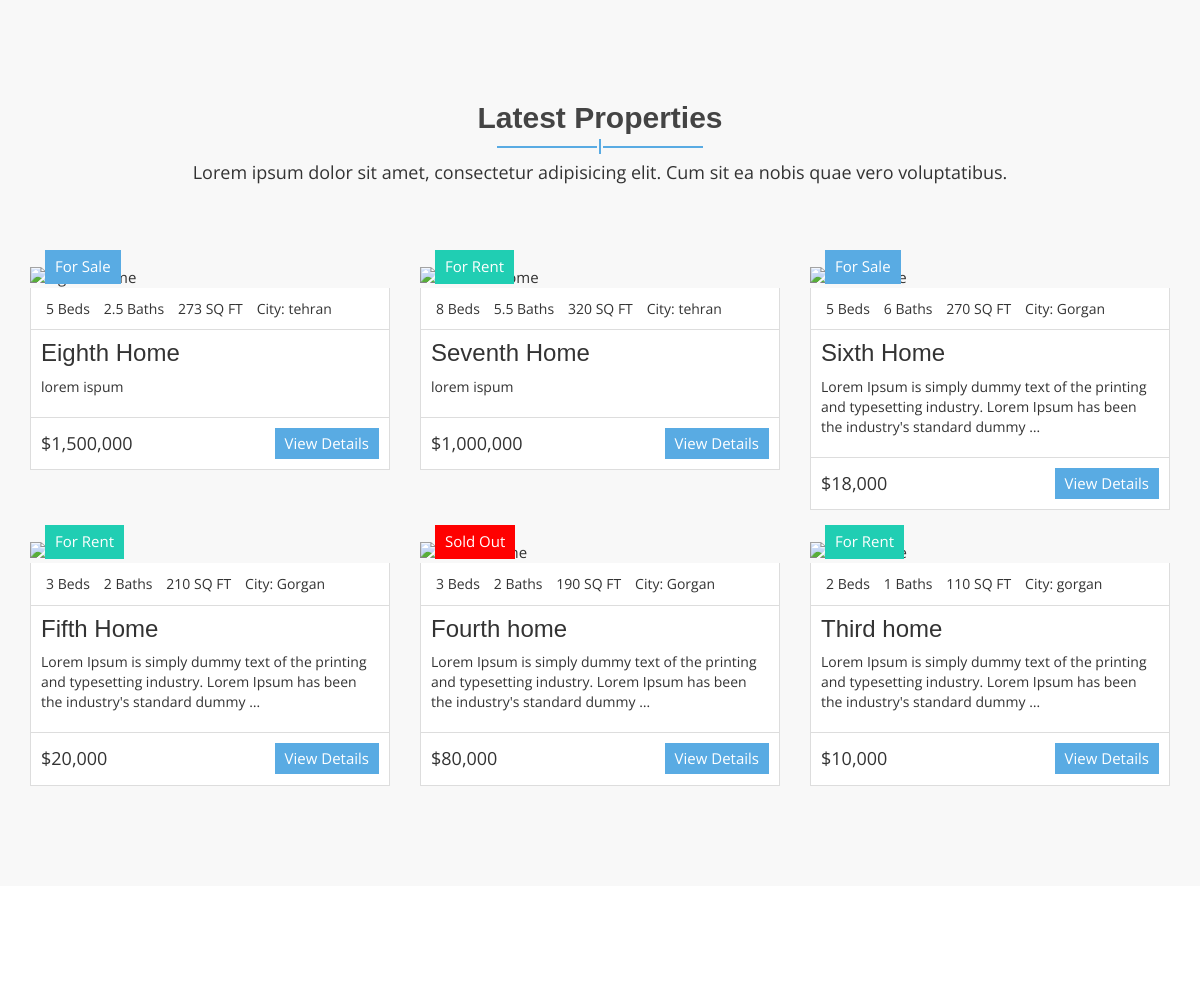
/ (middle part), run on an earlier commit of the app's database.
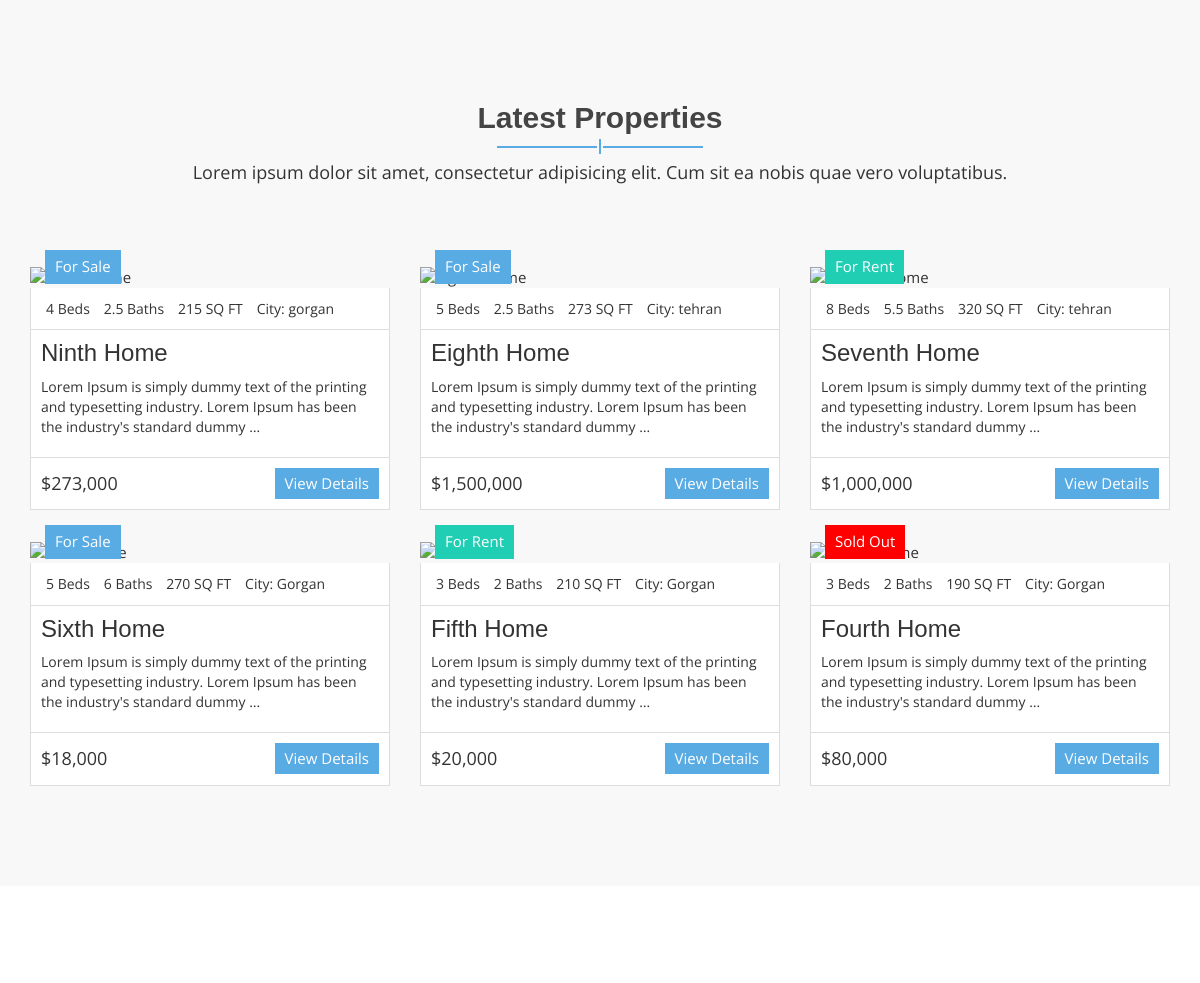
And on a later commit of the database.
### property/models.py (models this page shows, shortened)
class Property(models.Model):
    property_choices = [
        ('FS', 'For Sale'),
        ('FR', 'For Rent'),
        ('SL', 'Sold Out')
    ]
    STATUS = [
        ('Nor', 'Normal'),
        ('Exc', 'Exclusive')
    ]
    status = models.CharField(max_length=3, choices=STATUS, default='Nor')
    author = models.ForeignKey(User, on_delete=models.CASCADE, null = True)
    title = models.CharField(max_length=255, verbose_name = "Title")
    property_status = models.CharField(max_length = 2, choices = property_choices, verbose_name = "Property status")
    address = models.CharField(max_length=255, verbose_name = "Address")
    state = models.CharField(max_length=255, verbose_name = "State")
    city = models.CharField(max_length=255, verbose_name = "City")
    description = models.TextField(blank = True, verbose_name = 'Description')
    category = models.ForeignKey("Category", related_name = "property", verbose_name = "Category", on_delete = models.CASCADE, blank = True, null=True)
    price = models.PositiveIntegerField(verbose_name = 'Price')
    bedrooms = models.PositiveIntegerField(verbose_name = 'Bedrooms', default = 0)
    bathrooms = models.PositiveIntegerField(verbose_name = 'Bathrooms', default = 0)
    garage = models.PositiveIntegerField(default = 0, verbose_name = 'Garage')
    sqft = models.PositiveIntegerField(verbose_name = "Area", help_text = 'in SQFT')
    MainPhoto = models.ImageField(upload_to = "Properties/")
    photo_1 = models.ImageField(upload_to = "Properties/", blank = True, null = True)
    photo_2 = models.ImageField(upload_to = "Properties/", blank = True, null = True)
    photo_3 = models.ImageField(upload_to = "Properties/", blank = True, null = True)
    photo_4 = models.ImageField(upload_to = "Properties/", blank = True, null = True)
    photo_5 = models.ImageField(upload_to = "Properties/", blank = True, null = True)
    photo_6 = models.ImageField(upload_to = "Properties/", blank = True, null = True)
    views = models.IntegerField(default = 0)
    pub_date = models.DateTimeField(auto_now_add = True)
    update_date = models.DateTimeField(auto_now = True, auto_now_add = False)
    class Meta:
        ordering = ('-pub_date',)
        verbose_name = 'Property'
        verbose_name_plural = 'Properties'

### property/views.py (the view)
# urls.py: path("", views.Home_Page, name = "Home-Page"),
def Home_Page(request):
    properties = Property.objects.all().order_by('-pub_date')[:6] # get last 6 items by publish date
    exclusive_properties = Property.objects.filter(status='Exc')
    categories = Category.objects.all()
    blogs = Blog.objects.all().order_by('-pub_date')[:3]
    property_choices = dict(Property.property_choices)
    context = {
        "properties": properties,
        "exclusive_properties": exclusive_properties,
        "categories": categories,
        "blogs": blogs,
        "property_choices": property_choices
    }
    return render(request, 'property/index.html', context)

### property/templates/property/index.html (shortened to what this page needs)
{% extends 'base.html' %}
{% load static %}
{%load humanize%}
{% block content %}
  <section id="aa-latest-property">
    <div class="container">
      <div class="aa-latest-property-area">
        <div class="aa-title">
          <h2>Latest Properties</h2>
          <span></span>
          <p>Lorem ipsum dolor sit amet, consectetur adipisicing elit. Cum sit ea nobis quae vero voluptatibus.</p>
        </div>
        <div class="aa-latest-properties-content">
          <div class="row">
          {% for property in properties %}
            <div class="col-md-4">
              <article class="aa-properties-item">
                <a href="#" class="aa-properties-item-img">
                </a>
                {% if property.get_property_status_display == "For Sale" %}
                  <div class="aa-tag for-sale">
                    {{property.get_property_status_display}}
                  </div>
                {% elif property.get_property_status_display == "For Rent"%}
                  <div class="aa-tag for-rent">
                    {{property.get_property_status_display}}
                  </div>
                {% else %}
                  <div class="aa-tag sold-out">
                    {{property.get_property_status_display}}
                  </div>
                {% endif %}
                <div class="aa-properties-item-content">
                  <div class="aa-properties-info">
                    <span>{{property.bedrooms}} Beds</span>
                    <span>{{property.bathrooms}} Baths</span>
                    <span>{{property.sqft}} SQ FT</span>
                    <span>City: {{property.city}}</span>
                  </div>
                  <div class="aa-properties-about">
                    <h3><a href="{% url 'Properties-Detail' property.id %}">{{property.title}}</a></h3>
                    <p>{{property.description|truncatewords:20}}</p>
                  </div>
                  <div class="aa-properties-detial">
                    <span class="aa-price">
                      ${{property.price|intcomma}}
                    </span>
                    <a href="{% url 'Properties-Detail' property.id %}" class="aa-secondary-btn">View Details</a>
                  </div>
                </div>
              </article>
            </div>
          {% endfor %}
          </div>
        </div>
      </div>
    </div>
  </section>
  <section id="aa-service">
  </section>
{% endblock %}

What changed in the data, as far as the page shows it:
no longer on this page (row edited): Property: property_status "For Rent", bedrooms "2", bathrooms "1", sqft "110", city "gorgan", title "Third home", description "Lorem Ipsum is simply dummy text of the printing and typesetting industry. Lorem Ipsum has been the industry's standard dummy …", price "10,000"
added Property: property_status "For Sale", bedrooms "4", bathrooms "2.5", sqft "215", city "gorgan", title "Ninth Home", description "Lorem Ipsum is simply dummy text of the printing and typesetting industry. Lorem Ipsum has been the industry's standard dummy …", price "273,000"
changed Property "Eighth Home": description "lorem ispum" → "Lorem Ipsum is simply dummy text of the printing and typesetting industry. Lorem Ipsum has been the industry's standard dummy …"
changed Property "Seventh Home": description "lorem ispum" → "Lorem Ipsum is simply dummy text of the printing and typesetting industry. Lorem Ipsum has been the industry's standard dummy …"
changed Property "Sold Out": title "Fourth home" → "Fourth Home"
